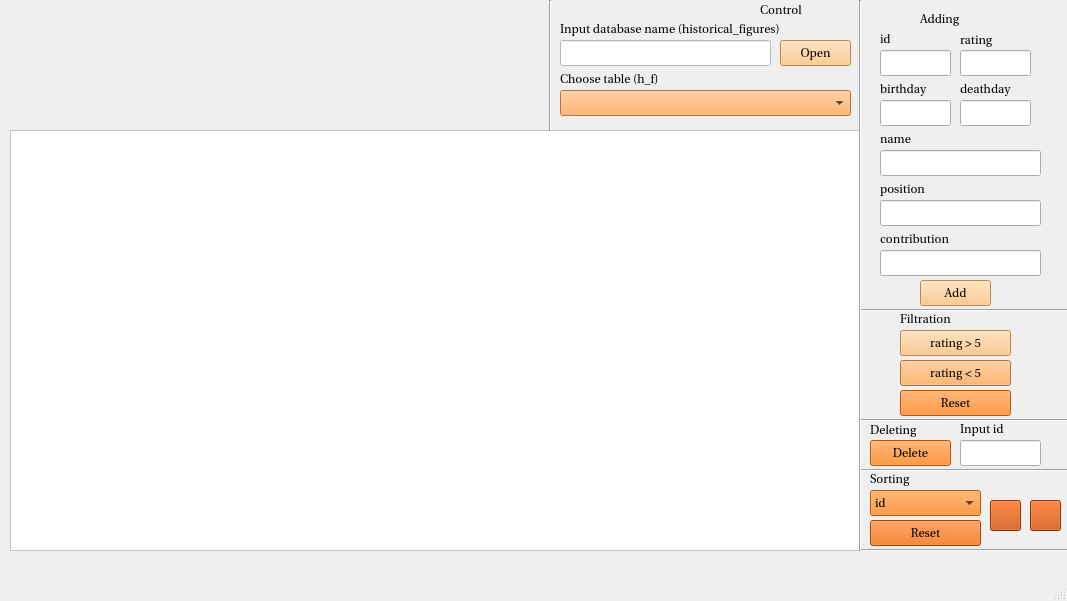
<?xml version="1.0" encoding="UTF-8"?>
<ui version="4.0">
 <class>DataBase</class>
 <widget class="QMainWindow" name="DataBase">
  <property name="geometry">
   <rect>
    <x>0</x>
    <y>0</y>
    <width>1067</width>
    <height>601</height>
   </rect>
  </property>
  <property name="minimumSize">
   <size>
    <width>1067</width>
    <height>601</height>
   </size>
  </property>
  <property name="maximumSize">
   <size>
    <width>1067</width>
    <height>601</height>
   </size>
  </property>
  <property name="windowTitle">
   <string>DataBase</string>
  </property>
  <property name="styleSheet">
   <string notr="true">
</string>
  </property>
  <widget class="QWidget" name="centralwidget">
   <property name="minimumSize">
    <size>
     <width>1067</width>
     <height>555</height>
    </size>
   </property>
   <property name="maximumSize">
    <size>
     <width>1067</width>
     <height>555</height>
    </size>
   </property>
   <widget class="QPushButton" name="open_DB_button">
    <property name="geometry">
     <rect>
      <x>780</x>
      <y>40</y>
      <width>71</width>
      <height>26</height>
     </rect>
    </property>
    <property name="font">
     <font>
      <family>Utopia</family>
     </font>
    </property>
    <property name="autoFillBackground">
     <bool>false</bool>
    </property>
    <property name="styleSheet">
     <string notr="true">background-color: rgb(255, 190, 111);</string>
    </property>
    <property name="text">
     <string>Open</string>
    </property>
   </widget>
   <widget class="QTableView" name="tableView">
    <property name="geometry">
     <rect>
      <x>10</x>
      <y>130</y>
      <width>851</width>
      <height>421</height>
     </rect>
    </property>
    <property name="font">
     <font>
      <family>Utopia</family>
     </font>
    </property>
    <property name="styleSheet">
     <string notr="true">background-color: rgb(255, 255, 255);</string>
    </property>
   </widget>
   <widget class="QLineEdit" name="input_db_name">
    <property name="geometry">
     <rect>
      <x>560</x>
      <y>40</y>
      <width>211</width>
      <height>26</height>
     </rect>
    </property>
    <property name="font">
     <font>
      <family>Utopia</family>
     </font>
    </property>
    <property name="styleSheet">
     <string notr="true">background-color: rgb(255, 255, 255);
border-color: rgb(0, 0, 0);</string>
    </property>
   </widget>
   <widget class="QComboBox" name="table_comboBox">
    <property name="geometry">
     <rect>
      <x>560</x>
      <y>90</y>
      <width>291</width>
      <height>26</height>
     </rect>
    </property>
    <property name="acceptDrops">
     <bool>true</bool>
    </property>
    <property name="styleSheet">
     <string notr="true">background-color: rgb(255, 163, 72);</string>
    </property>
    <property name="editable">
     <bool>false</bool>
    </property>
    <property name="currentIndex">
     <number>-1</number>
    </property>
   </widget>
   <widget class="QLabel" name="bd_name_label">
    <property name="geometry">
     <rect>
      <x>560</x>
      <y>20</y>
      <width>291</width>
      <height>18</height>
     </rect>
    </property>
    <property name="font">
     <font>
      <family>Utopia</family>
     </font>
    </property>
    <property name="text">
     <string>Input database name (historical_figures)</string>
    </property>
   </widget>
   <widget class="QLabel" name="table_name_label">
    <property name="geometry">
     <rect>
      <x>560</x>
      <y>70</y>
      <width>311</width>
      <height>18</height>
     </rect>
    </property>
    <property name="font">
     <font>
      <family>Utopia</family>
     </font>
    </property>
    <property name="text">
     <string>Choose table (h_f)</string>
    </property>
   </widget>
   <widget class="QLineEdit" name="del_id">
    <property name="geometry">
     <rect>
      <x>960</x>
      <y>440</y>
      <width>81</width>
      <height>26</height>
     </rect>
    </property>
    <property name="font">
     <font>
      <family>Utopia</family>
     </font>
    </property>
    <property name="styleSheet">
     <string notr="true"/>
    </property>
   </widget>
   <widget class="QLabel" name="del">
    <property name="geometry">
     <rect>
      <x>870</x>
      <y>420</y>
      <width>81</width>
      <height>20</height>
     </rect>
    </property>
    <property name="font">
     <font>
      <family>Utopia</family>
     </font>
    </property>
    <property name="text">
     <string>Deleting</string>
    </property>
   </widget>
   <widget class="QLabel" name="del_label">
    <property name="geometry">
     <rect>
      <x>960</x>
      <y>420</y>
      <width>81</width>
      <height>18</height>
     </rect>
    </property>
    <property name="font">
     <font>
      <family>Utopia</family>
     </font>
    </property>
    <property name="layoutDirection">
     <enum>Qt::LeftToRight</enum>
    </property>
    <property name="text">
     <string>Input id</string>
    </property>
   </widget>
   <widget class="Line" name="line">
    <property name="geometry">
     <rect>
      <x>540</x>
      <y>0</y>
      <width>20</width>
      <height>131</height>
     </rect>
    </property>
    <property name="font">
     <font>
      <family>Utopia</family>
     </font>
    </property>
    <property name="orientation">
     <enum>Qt::Vertical</enum>
    </property>
   </widget>
   <widget class="QPushButton" name="del_but">
    <property name="geometry">
     <rect>
      <x>870</x>
      <y>440</y>
      <width>81</width>
      <height>26</height>
     </rect>
    </property>
    <property name="font">
     <font>
      <family>Utopia</family>
     </font>
    </property>
    <property name="styleSheet">
     <string notr="true">border-color: rgb(0, 0, 0);
background-color: rgb(255, 120, 0);</string>
    </property>
    <property name="text">
     <string>Delete</string>
    </property>
   </widget>
   <widget class="QLabel" name="add">
    <property name="geometry">
     <rect>
      <x>920</x>
      <y>10</y>
      <width>91</width>
      <height>18</height>
     </rect>
    </property>
    <property name="font">
     <font>
      <family>Utopia</family>
     </font>
    </property>
    <property name="text">
     <string>Adding</string>
    </property>
   </widget>
   <widget class="QLineEdit" name="add_id">
    <property name="geometry">
     <rect>
      <x>880</x>
      <y>50</y>
      <width>71</width>
      <height>26</height>
     </rect>
    </property>
    <property name="font">
     <font>
      <family>Utopia</family>
     </font>
    </property>
   </widget>
   <widget class="QLineEdit" name="add_birthday">
    <property name="geometry">
     <rect>
      <x>880</x>
      <y>100</y>
      <width>71</width>
      <height>26</height>
     </rect>
    </property>
    <property name="font">
     <font>
      <family>Utopia</family>
     </font>
    </property>
   </widget>
   <widget class="QLineEdit" name="add_deathday">
    <property name="geometry">
     <rect>
      <x>960</x>
      <y>100</y>
      <width>71</width>
      <height>26</height>
     </rect>
    </property>
    <property name="font">
     <font>
      <family>Utopia</family>
     </font>
    </property>
   </widget>
   <widget class="QLineEdit" name="add_rating">
    <property name="geometry">
     <rect>
      <x>960</x>
      <y>50</y>
      <width>71</width>
      <height>26</height>
     </rect>
    </property>
    <property name="font">
     <font>
      <family>Utopia</family>
     </font>
    </property>
   </widget>
   <widget class="QPushButton" name="add_but">
    <property name="geometry">
     <rect>
      <x>920</x>
      <y>280</y>
      <width>71</width>
      <height>26</height>
     </rect>
    </property>
    <property name="font">
     <font>
      <family>Utopia</family>
     </font>
    </property>
    <property name="styleSheet">
     <string notr="true">background-color: rgb(255, 190, 111);</string>
    </property>
    <property name="text">
     <string>Add</string>
    </property>
   </widget>
   <widget class="QLabel" name="add_label0">
    <property name="geometry">
     <rect>
      <x>880</x>
      <y>30</y>
      <width>71</width>
      <height>18</height>
     </rect>
    </property>
    <property name="font">
     <font>
      <family>Utopia</family>
     </font>
    </property>
    <property name="text">
     <string>id</string>
    </property>
   </widget>
   <widget class="QLabel" name="add_label1">
    <property name="geometry">
     <rect>
      <x>880</x>
      <y>80</y>
      <width>71</width>
      <height>18</height>
     </rect>
    </property>
    <property name="font">
     <font>
      <family>Utopia</family>
     </font>
    </property>
    <property name="text">
     <string>birthday</string>
    </property>
   </widget>
   <widget class="QLabel" name="add_label2">
    <property name="geometry">
     <rect>
      <x>960</x>
      <y>80</y>
      <width>71</width>
      <height>18</height>
     </rect>
    </property>
    <property name="font">
     <font>
      <family>Utopia</family>
     </font>
    </property>
    <property name="text">
     <string>deathday</string>
    </property>
   </widget>
   <widget class="QLabel" name="add_label3">
    <property name="geometry">
     <rect>
      <x>960</x>
      <y>30</y>
      <width>71</width>
      <height>20</height>
     </rect>
    </property>
    <property name="font">
     <font>
      <family>Utopia</family>
     </font>
    </property>
    <property name="text">
     <string>rating</string>
    </property>
   </widget>
   <widget class="QLabel" name="add_label4">
    <property name="geometry">
     <rect>
      <x>880</x>
      <y>130</y>
      <width>81</width>
      <height>18</height>
     </rect>
    </property>
    <property name="font">
     <font>
      <family>Utopia</family>
     </font>
    </property>
    <property name="text">
     <string>name</string>
    </property>
   </widget>
   <widget class="QLineEdit" name="add_name">
    <property name="geometry">
     <rect>
      <x>880</x>
      <y>150</y>
      <width>161</width>
      <height>26</height>
     </rect>
    </property>
    <property name="font">
     <font>
      <family>Utopia</family>
     </font>
    </property>
   </widget>
   <widget class="QLabel" name="add_label5">
    <property name="geometry">
     <rect>
      <x>880</x>
      <y>180</y>
      <width>71</width>
      <height>18</height>
     </rect>
    </property>
    <property name="font">
     <font>
      <family>Utopia</family>
     </font>
    </property>
    <property name="text">
     <string>position</string>
    </property>
   </widget>
   <widget class="QLineEdit" name="add_position">
    <property name="geometry">
     <rect>
      <x>880</x>
      <y>200</y>
      <width>161</width>
      <height>26</height>
     </rect>
    </property>
    <property name="font">
     <font>
      <family>Utopia</family>
     </font>
    </property>
   </widget>
   <widget class="QLabel" name="add_label6">
    <property name="geometry">
     <rect>
      <x>880</x>
      <y>230</y>
      <width>91</width>
      <height>18</height>
     </rect>
    </property>
    <property name="font">
     <font>
      <family>Utopia</family>
     </font>
    </property>
    <property name="text">
     <string>contribution</string>
    </property>
   </widget>
   <widget class="QLineEdit" name="add_contribution">
    <property name="geometry">
     <rect>
      <x>880</x>
      <y>250</y>
      <width>161</width>
      <height>26</height>
     </rect>
    </property>
    <property name="font">
     <font>
      <family>Utopia</family>
     </font>
    </property>
   </widget>
   <widget class="QLabel" name="management">
    <property name="geometry">
     <rect>
      <x>760</x>
      <y>0</y>
      <width>91</width>
      <height>20</height>
     </rect>
    </property>
    <property name="font">
     <font>
      <family>Utopia</family>
     </font>
    </property>
    <property name="text">
     <string>Control</string>
    </property>
   </widget>
   <widget class="Line" name="line_3">
    <property name="geometry">
     <rect>
      <x>850</x>
      <y>0</y>
      <width>21</width>
      <height>551</height>
     </rect>
    </property>
    <property name="font">
     <font>
      <family>Utopia</family>
     </font>
    </property>
    <property name="orientation">
     <enum>Qt::Vertical</enum>
    </property>
   </widget>
   <widget class="Line" name="line_4">
    <property name="geometry">
     <rect>
      <x>860</x>
      <y>450</y>
      <width>211</width>
      <height>41</height>
     </rect>
    </property>
    <property name="font">
     <font>
      <family>Utopia</family>
     </font>
    </property>
    <property name="orientation">
     <enum>Qt::Horizontal</enum>
    </property>
   </widget>
   <widget class="QPushButton" name="filt_ratingm5">
    <property name="geometry">
     <rect>
      <x>900</x>
      <y>330</y>
      <width>111</width>
      <height>26</height>
     </rect>
    </property>
    <property name="font">
     <font>
      <family>Utopia</family>
     </font>
    </property>
    <property name="styleSheet">
     <string notr="true">background-color: rgb(255, 190, 111);</string>
    </property>
    <property name="text">
     <string>rating &gt; 5</string>
    </property>
   </widget>
   <widget class="QPushButton" name="filt_ratingl5">
    <property name="geometry">
     <rect>
      <x>900</x>
      <y>360</y>
      <width>111</width>
      <height>26</height>
     </rect>
    </property>
    <property name="font">
     <font>
      <family>Utopia</family>
     </font>
    </property>
    <property name="styleSheet">
     <string notr="true">background-color: rgb(255, 163, 72);</string>
    </property>
    <property name="text">
     <string>rating &lt; 5</string>
    </property>
   </widget>
   <widget class="QLabel" name="filt">
    <property name="geometry">
     <rect>
      <x>900</x>
      <y>310</y>
      <width>91</width>
      <height>18</height>
     </rect>
    </property>
    <property name="font">
     <font>
      <family>Utopia</family>
     </font>
    </property>
    <property name="text">
     <string>Filtration</string>
    </property>
   </widget>
   <widget class="QPushButton" name="filt_stop">
    <property name="geometry">
     <rect>
      <x>900</x>
      <y>390</y>
      <width>111</width>
      <height>26</height>
     </rect>
    </property>
    <property name="font">
     <font>
      <family>Utopia</family>
     </font>
    </property>
    <property name="styleSheet">
     <string notr="true">background-color: rgb(255, 120, 0);</string>
    </property>
    <property name="text">
     <string>Reset</string>
    </property>
   </widget>
   <widget class="QPushButton" name="sort_stop">
    <property name="geometry">
     <rect>
      <x>870</x>
      <y>520</y>
      <width>111</width>
      <height>26</height>
     </rect>
    </property>
    <property name="font">
     <font>
      <family>Utopia</family>
     </font>
    </property>
    <property name="styleSheet">
     <string notr="true">background-color: rgb(230, 97, 0);</string>
    </property>
    <property name="text">
     <string>Reset</string>
    </property>
   </widget>
   <widget class="QPushButton" name="sort_ASC">
    <property name="geometry">
     <rect>
      <x>1030</x>
      <y>500</y>
      <width>31</width>
      <height>31</height>
     </rect>
    </property>
    <property name="font">
     <font>
      <family>Utopia</family>
     </font>
    </property>
    <property name="autoFillBackground">
     <bool>false</bool>
    </property>
    <property name="styleSheet">
     <string notr="true">image: url(:/arrow_up.png);
background-color: rgb(198, 70, 0);</string>
    </property>
    <property name="text">
     <string/>
    </property>
   </widget>
   <widget class="QPushButton" name="sort_DESC">
    <property name="geometry">
     <rect>
      <x>990</x>
      <y>500</y>
      <width>31</width>
      <height>31</height>
     </rect>
    </property>
    <property name="font">
     <font>
      <family>Utopia</family>
     </font>
    </property>
    <property name="autoFillBackground">
     <bool>false</bool>
    </property>
    <property name="styleSheet">
     <string notr="true">image: url(:/arrow_down.png);
background-color: rgb(198, 70, 0);</string>
    </property>
    <property name="text">
     <string/>
    </property>
   </widget>
   <widget class="QLabel" name="sort">
    <property name="geometry">
     <rect>
      <x>870</x>
      <y>470</y>
      <width>91</width>
      <height>18</height>
     </rect>
    </property>
    <property name="font">
     <font>
      <family>Utopia</family>
     </font>
    </property>
    <property name="text">
     <string>Sorting</string>
    </property>
   </widget>
   <widget class="QComboBox" name="sort_comboBox">
    <property name="geometry">
     <rect>
      <x>870</x>
      <y>490</y>
      <width>111</width>
      <height>26</height>
     </rect>
    </property>
    <property name="font">
     <font>
      <family>Utopia</family>
     </font>
    </property>
    <property name="acceptDrops">
     <bool>true</bool>
    </property>
    <property name="styleSheet">
     <string notr="true">background-color: rgb(255, 120, 0);</string>
    </property>
    <property name="editable">
     <bool>false</bool>
    </property>
    <property name="currentText">
     <string>id</string>
    </property>
    <property name="currentIndex">
     <number>0</number>
    </property>
    <item>
     <property name="text">
      <string>id</string>
     </property>
    </item>
    <item>
     <property name="text">
      <string>имя</string>
     </property>
    </item>
    <item>
     <property name="text">
      <string>год рождения</string>
     </property>
    </item>
    <item>
     <property name="text">
      <string>год смерти</string>
     </property>
    </item>
    <item>
     <property name="text">
      <string>достижение</string>
     </property>
    </item>
    <item>
     <property name="text">
      <string>рейтинг</string>
     </property>
    </item>
    <item>
     <property name="text">
      <string>должность</string>
     </property>
    </item>
   </widget>
   <widget class="Line" name="line_5">
    <property name="geometry">
     <rect>
      <x>860</x>
      <y>400</y>
      <width>211</width>
      <height>41</height>
     </rect>
    </property>
    <property name="font">
     <font>
      <family>Utopia</family>
     </font>
    </property>
    <property name="orientation">
     <enum>Qt::Horizontal</enum>
    </property>
   </widget>
   <widget class="Line" name="line_6">
    <property name="geometry">
     <rect>
      <x>860</x>
      <y>530</y>
      <width>211</width>
      <height>41</height>
     </rect>
    </property>
    <property name="font">
     <font>
      <family>Utopia</family>
     </font>
    </property>
    <property name="orientation">
     <enum>Qt::Horizontal</enum>
    </property>
   </widget>
   <widget class="Line" name="line_7">
    <property name="geometry">
     <rect>
      <x>860</x>
      <y>290</y>
      <width>211</width>
      <height>41</height>
     </rect>
    </property>
    <property name="font">
     <font>
      <family>Utopia</family>
     </font>
    </property>
    <property name="orientation">
     <enum>Qt::Horizontal</enum>
    </property>
   </widget>
   <zorder>line_4</zorder>
   <zorder>line_6</zorder>
   <zorder>line_7</zorder>
   <zorder>line_5</zorder>
   <zorder>open_DB_button</zorder>
   <zorder>tableView</zorder>
   <zorder>input_db_name</zorder>
   <zorder>table_comboBox</zorder>
   <zorder>bd_name_label</zorder>
   <zorder>table_name_label</zorder>
   <zorder>del_id</zorder>
   <zorder>del</zorder>
   <zorder>del_label</zorder>
   <zorder>line</zorder>
   <zorder>del_but</zorder>
   <zorder>add</zorder>
   <zorder>add_id</zorder>
   <zorder>add_birthday</zorder>
   <zorder>add_deathday</zorder>
   <zorder>add_rating</zorder>
   <zorder>add_but</zorder>
   <zorder>add_label0</zorder>
   <zorder>add_label1</zorder>
   <zorder>add_label2</zorder>
   <zorder>add_label3</zorder>
   <zorder>add_label4</zorder>
   <zorder>add_name</zorder>
   <zorder>add_label5</zorder>
   <zorder>add_position</zorder>
   <zorder>add_label6</zorder>
   <zorder>add_contribution</zorder>
   <zorder>management</zorder>
   <zorder>line_3</zorder>
   <zorder>filt_ratingm5</zorder>
   <zorder>filt_ratingl5</zorder>
   <zorder>filt</zorder>
   <zorder>filt_stop</zorder>
   <zorder>sort_stop</zorder>
   <zorder>sort_ASC</zorder>
   <zorder>sort_DESC</zorder>
   <zorder>sort</zorder>
   <zorder>sort_comboBox</zorder>
  </widget>
  <widget class="QMenuBar" name="menubar">
   <property name="geometry">
    <rect>
     <x>0</x>
     <y>0</y>
     <width>1067</width>
     <height>23</height>
    </rect>
   </property>
  </widget>
  <widget class="QStatusBar" name="statusbar"/>
 </widget>
 <resources/>
 <connections/>
</ui>
